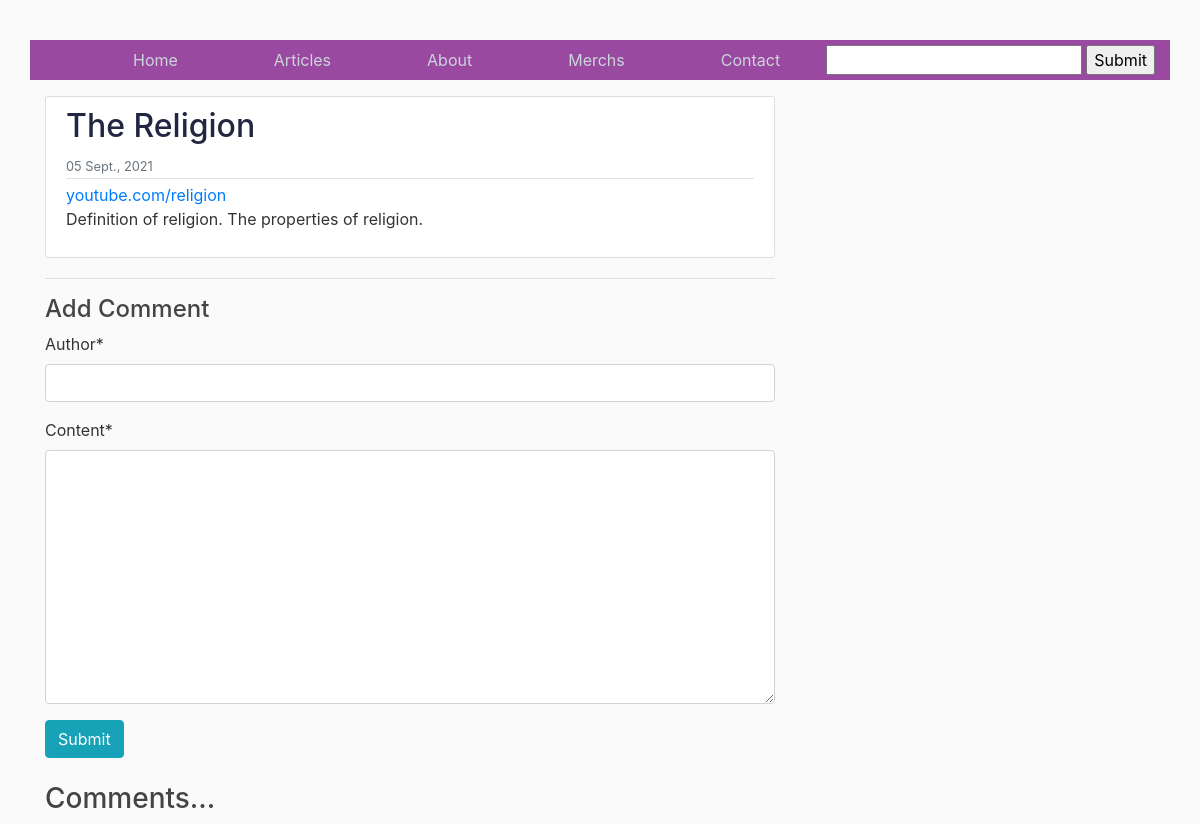
The app's page /post/2/ with its own data.
### article/models.py (models this page shows, shortened)
class Post(models.Model):
    title = models.CharField(max_length=120)
    content = models.TextField()
    date = models.DateTimeField(default=timezone.now)
    link = models.CharField(max_length=400)
    author = models.ForeignKey(User, on_delete=models.SET('no author'))

### article/views.py (the view, shortened to what this page needs)
# urls.py: path('post/<int:pk>/', PostDetailView.as_view(), name="article-Detail"),
class PostDetailView(DetailView, FormMixin):
	model = Post
	form_class = CommentForm
	def get_context_data(self, **kwargs):
		context = super().get_context_data(**kwargs)
		context['comments'] = Comment.objects.filter(post= self.object,  ).order_by('-date_posted')
		return context

### article/forms.py
class CommentForm(forms.ModelForm):
    class Meta:
        model = Comment
        fields = ('author', 'content')

### article/templates/article/post_detail.html (shortened to what this page needs)
{%extends "article/base.html"%}
{% load crispy_forms_tags %}
{%block content%}
<article class="media content-section">
    <div class="media-body">
        <h2 class="article-title"> {{ object.title }}</h2>
        <div class="article-metadata">
            <small class="text-muted">{{ object.date|date:"d N, Y" }}</small>
        </div>
        <a class="article-content" href="{{object.link}}">{{ object.link }}</a>
        <p class="article-content">{{ object.content }}</p>
    </div>
</article>
<hr>
<h4>Add Comment</h4>
<div>
    <form method="POST" class="post-form">{% csrf_token %}
        {{ form | crispy }}
        <button type="submit" class="save btn btn-info text-right">Submit</button>
    </form>
</div>
<br>
<div>
    <h3>Comments...</h3>
</div>
{%endblock content%}

### article/static/article/main.css (style rules this page uses)
body { background: #fafafa; color: #333333; margin-top: 2rem; }
h1, h2, h3, h4, h5, h6 { color: #444444; }
.content-section { background: #ffffff; padding: 10px 20px; border: 1px solid #dddddd; border-radius: 3px; margin-bottom: 20px; }
.article-title { color: #212741; }
.article-content { white-space: pre-line; }
.article-metadata { padding-bottom: 1px; margin-bottom: 4px; border-bottom: 1px solid #e3e3e3 }

### records on screen
Post: title "The Religion", date "05 Sept., 2021", link "youtube.com/religion", content "Definition of religion. The properties of religion."
